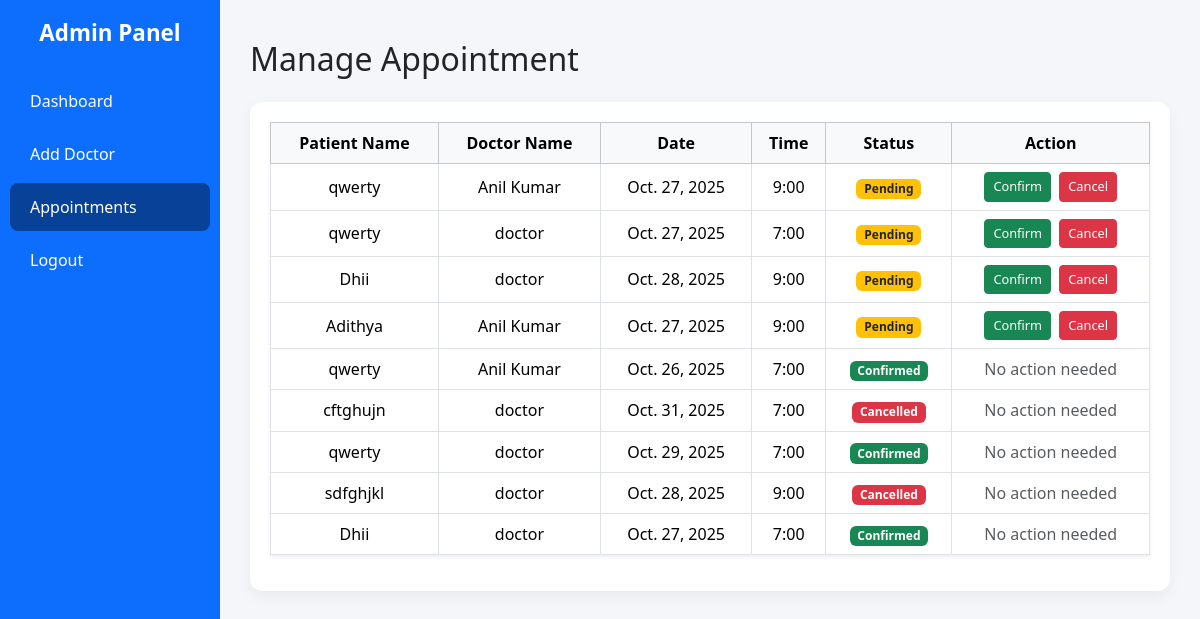
The page /manage_appointment/ (signed in) on the database as committed earlier.
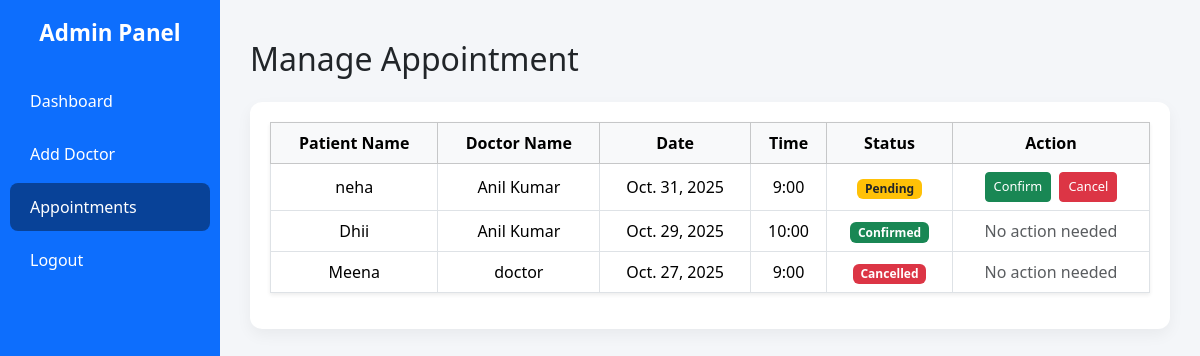
The same page on the database as committed later.
### hospital_appointment_app/models.py (models this page shows, shortened)
class Appointment(models.Model):
    user = models.ForeignKey(User, on_delete=models.CASCADE, null=True, blank=True)
    patient_name = models.CharField(max_length=100)
    doctor = models.ForeignKey(Doctor, on_delete=models.CASCADE)
    date = models.DateField()
    time_slot = models.CharField(max_length=50)
    status = models.CharField(max_length=20, default='Pending')
    created_at = models.DateTimeField(auto_now_add=True)

class Doctor(models.Model):
    name =  models.CharField(max_length=25)
    specialty = models.CharField(max_length=30)
    available_time = models.DateTimeField()

### hospital_appointment_app/views.py (the view)
# urls.py: path('manage_appointment/', views.manage_appointment, name='manage_appointment'),
@login_required
def manage_appointment(request):
    requests_list = Appointment.objects.all().order_by('-created_at')
    return render(request, 'manage_appointment.html', {'requests': requests_list})

### hospital_appointment_app/templates/manage_appointment.html (shortened to what this page needs)
<!DOCTYPE html>
<html lang="en">
<head>
    <link href="https://cdn.jsdelivr.net/npm/bootstrap@5.3.3/dist/css/bootstrap.min.css" rel="stylesheet">
</head>
<body>
<div class="sidebar">
    <h4>Admin Panel</h4>
    <a href="{% url 'dashboard' %}">Dashboard</a>
    <a href="{% url 'doctors' %}">Add Doctor</a>
    <a class="active" href="{% url 'manage_appointment' %}">Appointments</a>
    <a href="{% url 'logout' %}" onclick="return confirmLogout()">Logout</a>
</div>
<div class="main-content">
    <h2 class="mb-4">Manage Appointment</h2>
    <div class="table-responsive">
        <table class="table table-bordered text-center align-middle shadow-sm">
            <thead class="table-light">
                <tr>
                    <th>Patient Name</th>
                    <th>Doctor Name</th>
                    <th>Date</th>
                    <th>Time</th>
                    <th>Status</th>
                    <th>Action</th>
                </tr>
            </thead>
            <tbody>
                {% for appointment in requests %}
                <tr>
                    <td>{{ appointment.patient_name }}</td>
                    <td>{{ appointment.doctor.name }}</td>
                    <td>{{ appointment.date }}</td>
                    <td>{{ appointment.time_slot }}</td>
                    <td>
                        {% if appointment.status == 'Confirmed' %}
                            <span class="badge bg-success">Confirmed</span>
                        {% elif appointment.status == 'Cancelled' %}
                            <span class="badge bg-danger">Cancelled</span>
                        {% else %}
                            <span class="badge bg-warning text-dark">Pending</span>
                        {% endif %}
                    </td>
                    <td>
                        {% if appointment.status == 'Pending' %}
                            <a href="{% url 'approve_request' appointment.id %}" class="btn btn-success btn-sm me-1">Confirm</a>
                            <a href="{% url 'reject_request' appointment.id %}" class="btn btn-danger btn-sm">Cancel</a>
                        {% else %}
                            <span class="text-muted">No action needed</span>
                        {% endif %}
                    </td>
                </tr>
                {% empty %}
                <tr>
                    <td colspan="6" class="text-muted">No appointments found.</td>
                </tr>
                {% endfor %}
            </tbody>
        </table>
    </div>
</div>
</body>
</html>

### hospital_appointment_app/templates/manage_appointment.html (style rules this page uses)
body { min-height: 100vh; font-family: 'Segoe UI', sans-serif; background-color: #f4f6f9; margin: 0; }
.sidebar { width: 220px; height: 100vh; position: fixed; top: 0; left: 0; background-color: #0d6efd; color: #fff; padding-top: 20px; overflow-y: auto; }
.sidebar h4 { margin-bottom: 30px; font-weight: bold; text-align: center; font-size: 1.4rem; }
.sidebar a { color: #fff; display: block; padding: 12px 20px; text-decoration: none; border-radius: 8px; margin: 5px 10px; transition: 0.3s; }
.sidebar a:hover, .sidebar a.active { background-color: #084298; font-weight: 500; }
.main-content { margin-left: 220px; padding: 40px 30px; }
.main-content table th, .main-content table td { vertical-align: middle; }
.main-content table th { font-weight: 600; }
.main-content .btn-sm { padding: 0.25rem 0.5rem; font-size: 0.8rem; }
.main-content .table-responsive { background-color: #fff; padding: 20px; border-radius: 12px; box-shadow: 0 6px 15px rgba(0,0,0,0.05); }

Rows that differ between the two databases and show on the page:
removed Appointment: patient_name "qwerty", doctor.name "Anil Kumar", date "Oct. 27, 2025", time_slot "9:00", status "Pending"
removed Appointment: patient_name "qwerty", doctor.name "doctor", date "Oct. 27, 2025", time_slot "7:00", status "Pending"
removed Appointment: patient_name "Dhii", doctor.name "doctor", date "Oct. 28, 2025", time_slot "9:00", status "Pending"
removed Appointment: patient_name "Adithya", doctor.name "Anil Kumar", date "Oct. 27, 2025", time_slot "9:00", status "Pending"
removed Appointment: patient_name "qwerty", doctor.name "Anil Kumar", date "Oct. 26, 2025", time_slot "7:00", status "Confirmed"
removed Appointment: patient_name "cftghujn", doctor.name "doctor", date "Oct. 31, 2025", time_slot "7:00", status "Cancelled"
removed Appointment: patient_name "qwerty", doctor.name "doctor", date "Oct. 29, 2025", time_slot "7:00", status "Confirmed"
removed Appointment: patient_name "sdfghjkl", doctor.name "doctor", date "Oct. 28, 2025", time_slot "9:00", status "Cancelled"
removed Appointment: patient_name "Dhii", doctor.name "doctor", date "Oct. 27, 2025", time_slot "7:00", status "Confirmed"
added Appointment: patient_name "neha", doctor.name "Anil Kumar", date "Oct. 31, 2025", time_slot "9:00", status "Pending"
added Appointment: patient_name "Dhii", doctor.name "Anil Kumar", date "Oct. 29, 2025", time_slot "10:00", status "Confirmed"
added Appointment: patient_name "Meena", doctor.name "doctor", date "Oct. 27, 2025", time_slot "9:00", status "Cancelled"
